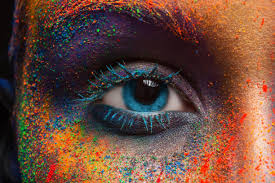
#> input picture LAB-EXP-9/images/1.jpg, 275 x 183 px, found by its file name
$ jupyter execute x.ipynb
#> lines starting #> are read from the running program, lines starting #| are printed output that depends on the picture; after the words box and inside, x2 and y2 are one past the last pixel; in counts of white or black regions, pixels touching at a corner belong together
[cell 1]
import cv2

[cell 2]
img = cv2.imread(r'D:\IPCV\LAB-EXP-9\images\1.jpg', 0)
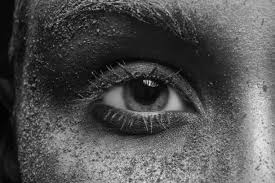
#> img: shape (183, 275); min 0, max 238, mean 81.3

[cell 3]
_, binary = cv2.threshold(img,127,225,cv2.THRESH_BINARY)
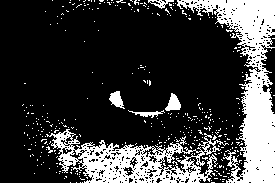
#> binary: shape (183, 275); values 0 (black) and 225 (white), 23.1% white; 365 white regions (359 under 20 px), largest, box (x1, y1, x2, y2) and area: (177, 0, 275, 183) 6178, (46, 129, 229, 183) 4086, (165, 93, 181, 111) 172, (109, 91, 125, 109) 161, (128, 110, 165, 118) 111, (148, 0, 174, 9) 95

[cell 4]
adaptive = cv2.adaptiveThreshold(
    img,
    255,
    cv2.ADAPTIVE_THRESH_GAUSSIAN_C,
    cv2.THRESH_BINARY,
    11,
    2
)
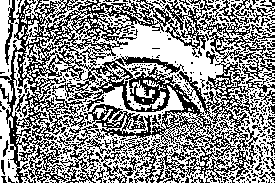
#> adaptive: shape (183, 275); 56% white; black in thin lines or dots

[cell 5]
cv2.imwrite(r'D:\IPCV\LAB-EXP-9\images\binary.jpg', binary)
cv2.imwrite(r'D:\IPCV\LAB-EXP-9\images\adaptive.jpg', adaptive)
#> Out = True
